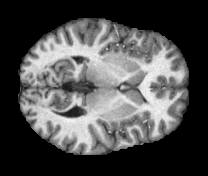
%> input picture image-processing-and-analysis/Homework1/brainslice.png, 208 x 176 px
$ octave homework1a.m   (GNU Octave 9; MATLAB toolbox functions it lacks are replaced by stand-ins)
%> lines starting %> are read from the running program, lines starting %| are printed output that depends on the picture
% This program implements the generic heat equation with some assumptions
% according to the homework 1 writeup. (Written by Dr. Marc Niethammer)

%% Declarations
clear
close all

%% Execution
% Solves the diffusion equation I_t = I_xx + I_yy
I = double( imread('brainslice.png') );  % load an image
%> I: size 176x208 double; min 0, max 255, mean 77.3; mean of the top-left, top-right, bottom-left and bottom-right quarters 79.9, 75.3, 80, 74.1

% initialize the values (i+1,j), (i-1,j), (i,j+1), (i,j-1)
Ixp = zeros( size( I ) );
Ixm = zeros( size( I ) );
Iyp = zeros( size( I ) );
Iym = zeros( size( I ) );

% number of iterations
iter = 50;

useNeumann = false; % use Neumann boundary conditions, otherwise Dirichlet

figure

% iterate
for iI=0:iter

  % display the image every 100 iteration steps
  if ( mod(iI,10)==0 )
    clf
    imagesc( I )
    colormap( gray )
    axis image
    waitforbuttonpress
  end

  % compute the neighboring values

  Ixp(1:end-1,:) = I(2:end,:);
  Ixm(2:end,:) = I(1:end-1,:);

  Iyp(:,1:end-1) = I(:,2:end);
  Iym(:,2:end) = I(:,1:end-1);

  % use Neumann boundary conditions (zero derivative at boundary)
  Ixp(end,:) = I(end,:); Ixm(1,:) = I(1,:);
  Iyp(:,end) = I(:,end); Iym(:,1) = I(:,1);

  % compute the new value by averaging

  Itmp = 0.25*( Ixp + Ixm + Iyp + Iym );

  if ( useNeumann )
    I = Itmp;
  else  % using Dirichlet boundary conditions (ie., fix the boundary)
    I(2:end-1,2:end-1) = Itmp(2:end-1,2:end-1);
  end

end
%> this loop made 51 passes
%> pass 2, `Itmp = 0.25*( Ixp + Ixm + Iyp + Iym );`:
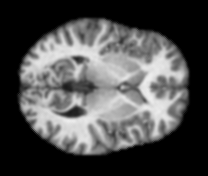
%> Itmp: size 176x208 double; min 0, max 238.5, mean 77.3
%> after the loop:
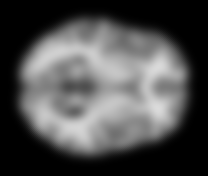
%> I: size 176x208 double; min 0, max 219.1, mean 77.3
